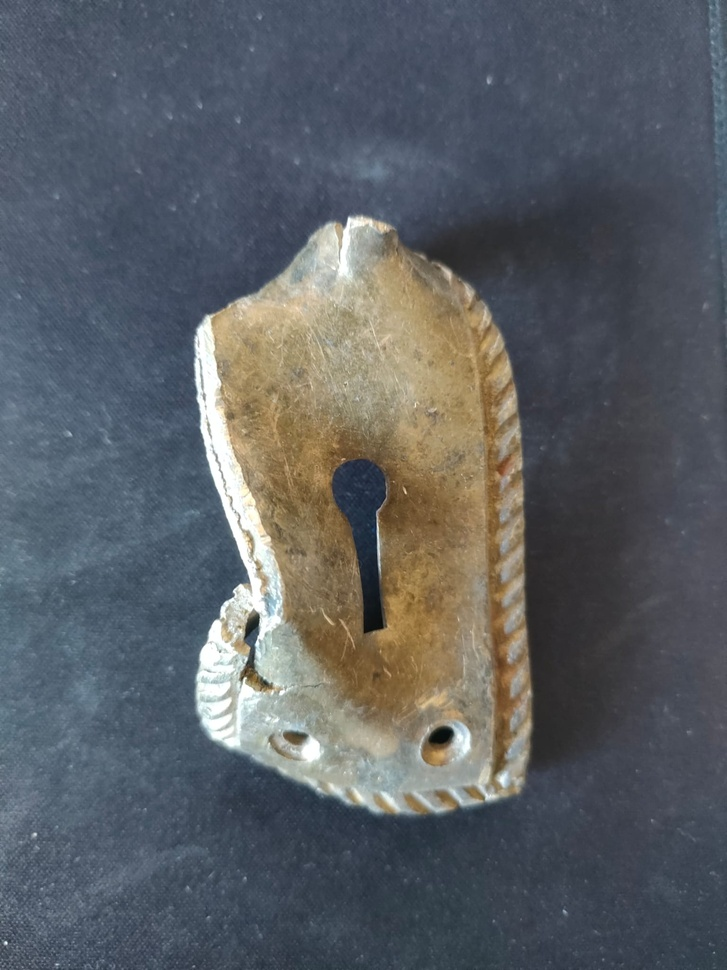
#> input picture data/images/dataset_1/brass/laton_1.jpeg, 727 x 970 px, shrunk from 1536 x 2048 before the run; its folder holds only this picture in this run
$ python -i utils.py   (imports and definitions only)
#> lines starting #> are read from the running program, lines starting #| are printed output that depends on the picture; after the words box and inside, x2 and y2 are one past the last pixel; in counts of white or black regions, pixels touching at a corner belong together
"""
Detector
utils.py
"""

import numpy as np
import cv2

from src import utils as ut


# Reduce noise
# [14 lines left out: function reduce_noise, not called in this run]


# Delete small labels
def delete_small_labels(thresh_image: np.ndarray, min_area: int = 135, verbose: bool = True) -> np.ndarray:
    """
    Delete small labels

        Args:
            thresh_image (np.ndarray): The input image.
            min_area (int): The minimum area.

        Returns:
            np.ndarray: The filtered image."""
    num_labels, labels, stats, centroids = cv2.connectedComponentsWithStats(thresh_image)
    # Shoe the number of detected objects
    if verbose:
        print(f'Number of detected ogjects: {num_labels - 1}')  # Rest the background
    # Create a new image for large components
    filtered_image = np.zeros_like(thresh_image)

    # Filter small components
    for label in range(1, num_labels):  # Skip the background (label 0)
        area = stats[label, cv2.CC_STAT_AREA]
        if area >= min_area:
            if verbose:
                print(f'Object {label} Area:', area)
            # If the area is greater than the threshold, keep the component
            filtered_image[labels == label] = 255  # Assign the white value to the large components
    return filtered_image


# Segment image to binary
def segment(gray_image: np.ndarray, thresh: int = 150, min_area: int = 135,
            flat_field: np.ndarray = None, verbose: bool = False) -> np.ndarray:
    """
    segment Image

    Mode 1
    """

    if flat_field is not None:
        difference = cv2.absdiff(gray_image, flat_field)
        # Threshold
        # thresh = 20
        _, threshold = cv2.threshold(difference, thresh, 255, cv2.THRESH_BINARY)
    else:
        # binary threshold Manual setting the threshold
        # thresh = 90 # 150 # 85
        _, threshold = cv2.threshold(gray_image, thresh, 255, cv2.THRESH_BINARY)

        # [11 lines of commented-out code are left out]
    threshold = delete_small_labels(threshold, min_area, verbose)

    return threshold

# def segment_image_m1(gray_image: np.ndarray) -> np.ndarray:
#     """
#     segment Image

#     Mode 1
#     """
#     # Apply binary threshold
#     _, thresh = cv2.threshold(gray_image, 0, 255, cv2.THRESH_BINARY_INV + cv2.THRESH_OTSU)
#     # reverse
#     # Invertir la imagen (objetos en blanco, fondo en negro)
#     inverted_thresh = cv2.bitwise_not(thresh)

#     # Method 1
#     # Encontrar los componentes conectados
#     num_labels, labels = cv2.connectedComponents(inverted_thresh)
#     # Mostrar la cantidad de objetos detectados
#     print(f'Número de objetos detectados: {num_labels - 1}')  # Restamos 1 para ignorar el fondo
#     # Opcional: Colorear cada componente en una imagen de salida
#     output = cv2.cvtColor(inverted_thresh, cv2.COLOR_GRAY2BGR)
#     colors = np.random.randint(0, 255, size=(num_labels, 3), dtype=int)
#     for label in range(1, num_labels):  # Saltamos el fondo
#         output[labels == label] = colors[label]

#     # Method 2
#     # Encontrar contornos (ignorando los agujeros)
#     contornos, _ = cv2.findContours(inverted_thresh, cv2.RETR_EXTERNAL, cv2.CHAIN_APPROX_SIMPLE)
#     # Contar los contornos encontrados
#     num_objetos = len(contornos)
#     print(f'Número de objetos detectados: {num_objetos}')
#     # Opcional: Dibujar los contornos sobre la imagen original
#     imagen_con_contornos = cv2.cvtColor(inverted_thresh, cv2.COLOR_GRAY2BGR)
#     # Encontrar el contorno con mayor área
#     contorno_mas_grande = max(contornos, key=cv2.contourArea)
#     cv2.drawContours(imagen_con_contornos, [contorno_mas_grande], -1, (0, 255, 0), 2)
#     # Crear una máscara negra del mismo tamaño que la imagen binaria
#     mascara = np.zeros_like(inverted_thresh)
#     # Dibujar el contorno más grande en blanco en la máscara
#     cv2.drawContours(mascara, [contorno_mas_grande], -1, 255, thickness=cv2.FILLED)
#     # Poner todo lo que está fuera del contorno a negro
#     b = inverted_thresh.copy()
#     b[mascara == 0] = 0

#     return b


# [70 lines left out: functions get_mean_color_from_image, get_mean_color_from_label, get_gravity_center, not called in this run]

>>> import cv2
>>> picture = cv2.imread('../../data/images/dataset_1/brass/laton_1.jpeg', cv2.IMREAD_GRAYSCALE)
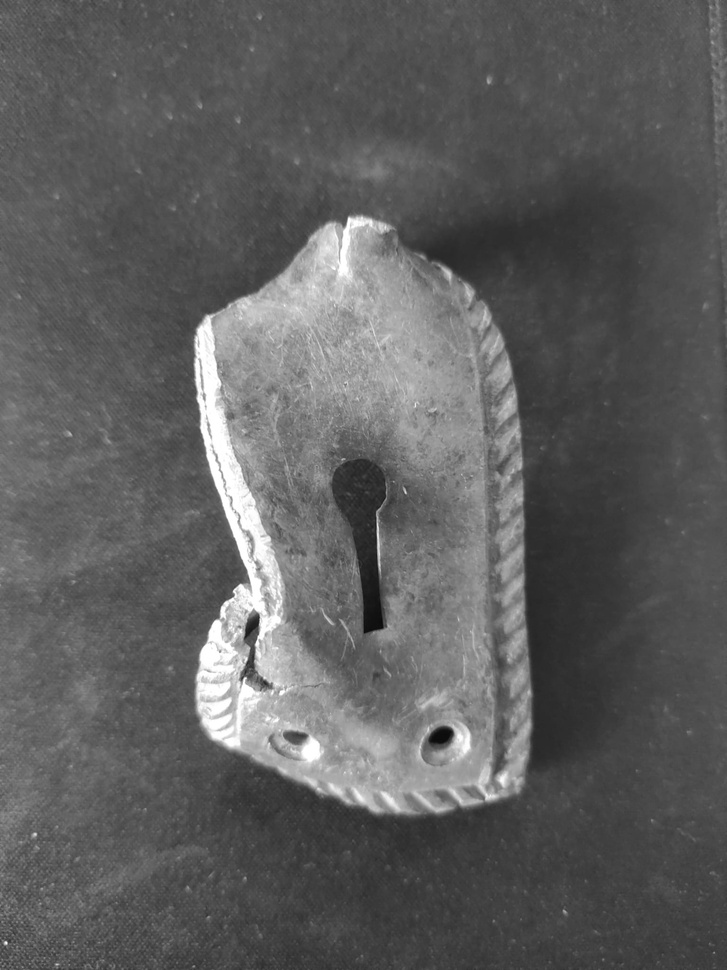
#> picture: shape (970, 727); min 10, max 255, mean 94.4
>>> result = segment(picture)
#> in segment, `_, threshold = cv2.threshold(gray_image, thresh, 255, cv2.THRESH_BINARY)`:
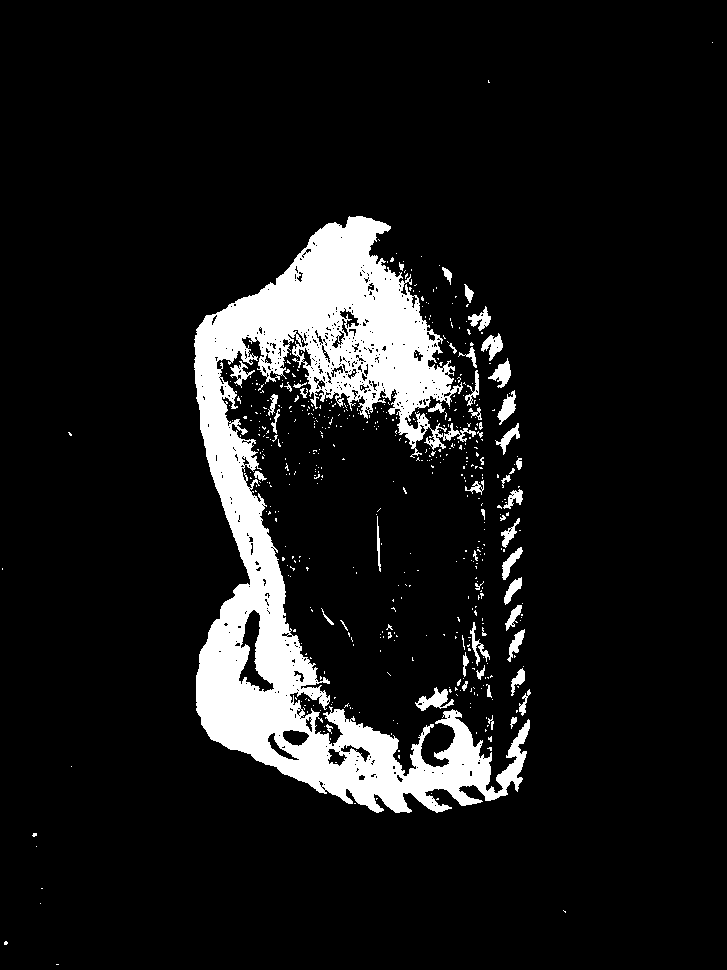
#> threshold: shape (970, 727); 9.7% white; 532 white regions (480 under 20 px), largest, box (x1, y1, x2, y2) and area: (194, 216, 530, 813) 61393, (415, 687, 454, 711) 412, (488, 358, 511, 388) 317
#> in delete_small_labels, `num_labels, labels, stats, centroids = cv2.connectedComponentsWithStat..`:
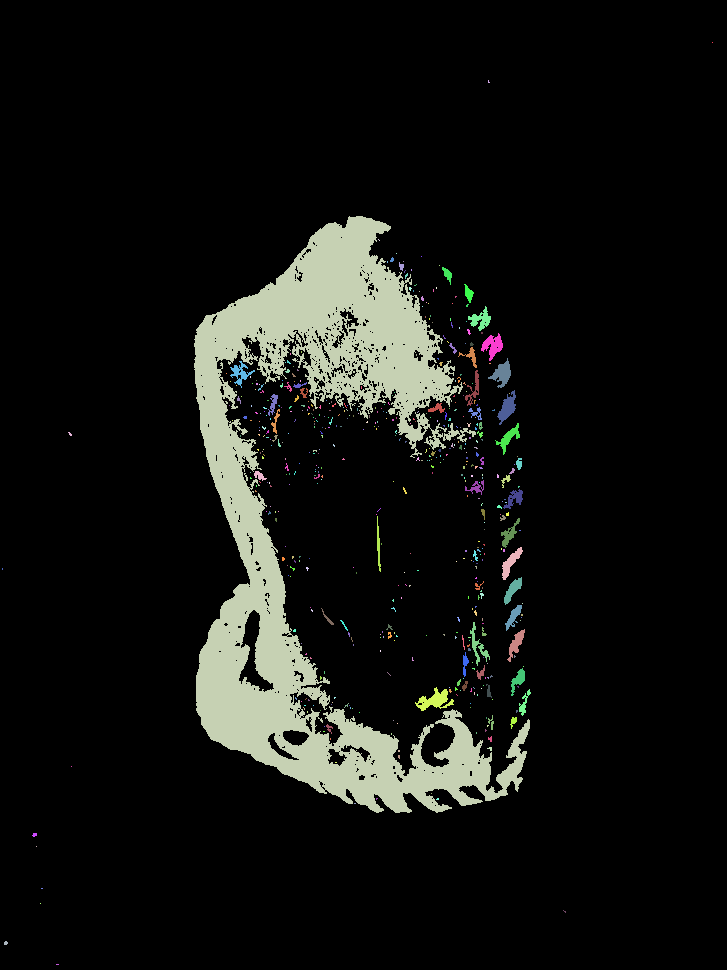
#> labels: shape (970, 727) int32; 533 distinct labels, from 0 to 532; one colour per label, 0 black
#> in delete_small_labels, `num_labels, labels, stats, centroids = cv2.connectedComponentsWithStat..`: num_labels = 533; stats = 533 rows, first 6: [0, 0, 727, 970, 636497], [712, 42, 1, 1, 1], [488, 80, 2, 3, 4], [194, 216, 336, 597, 61393], [378, 239, 2, 2, 2], [396, 253, 1, 1, 1]; centroids = 533 pairs, first value 2 to 712, second value 42 to 964
#> the loop in delete_small_labels, `for label in range(1, num_labels):` made 532 passes
#> area on passes 3, 10, 12: 61393, 28, 82
#> after the loop in delete_small_labels, `for label in range(1, num_labels):`:
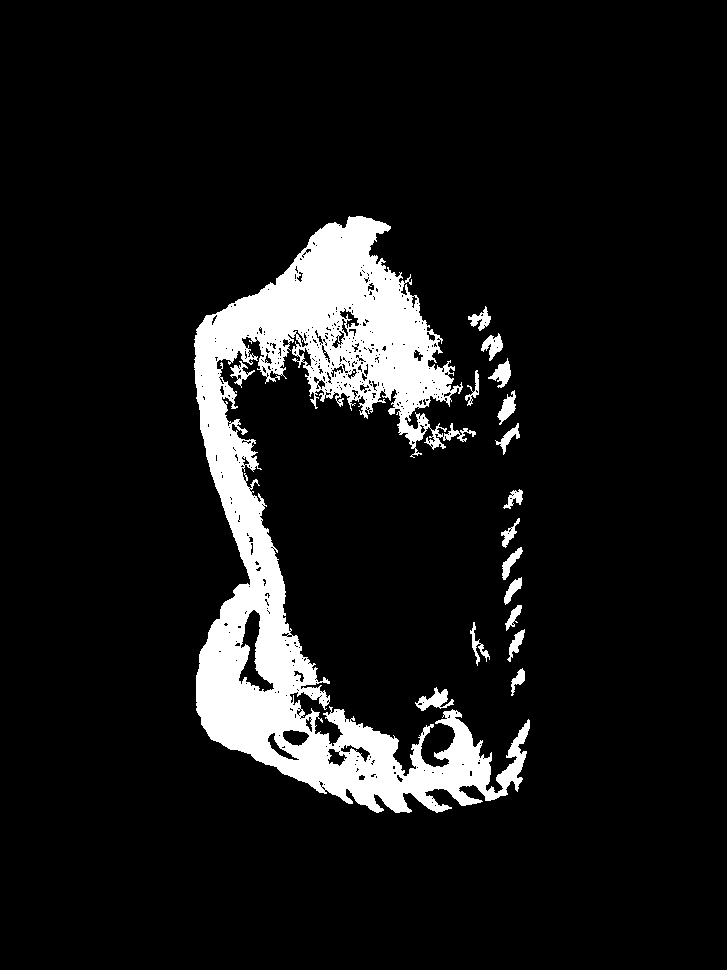
#> filtered_image: shape (970, 727); 9.3% white; 17 white regions, largest, box (x1, y1, x2, y2) and area: (194, 216, 530, 813) 61393, (415, 687, 454, 711) 412, (488, 358, 511, 388) 317
